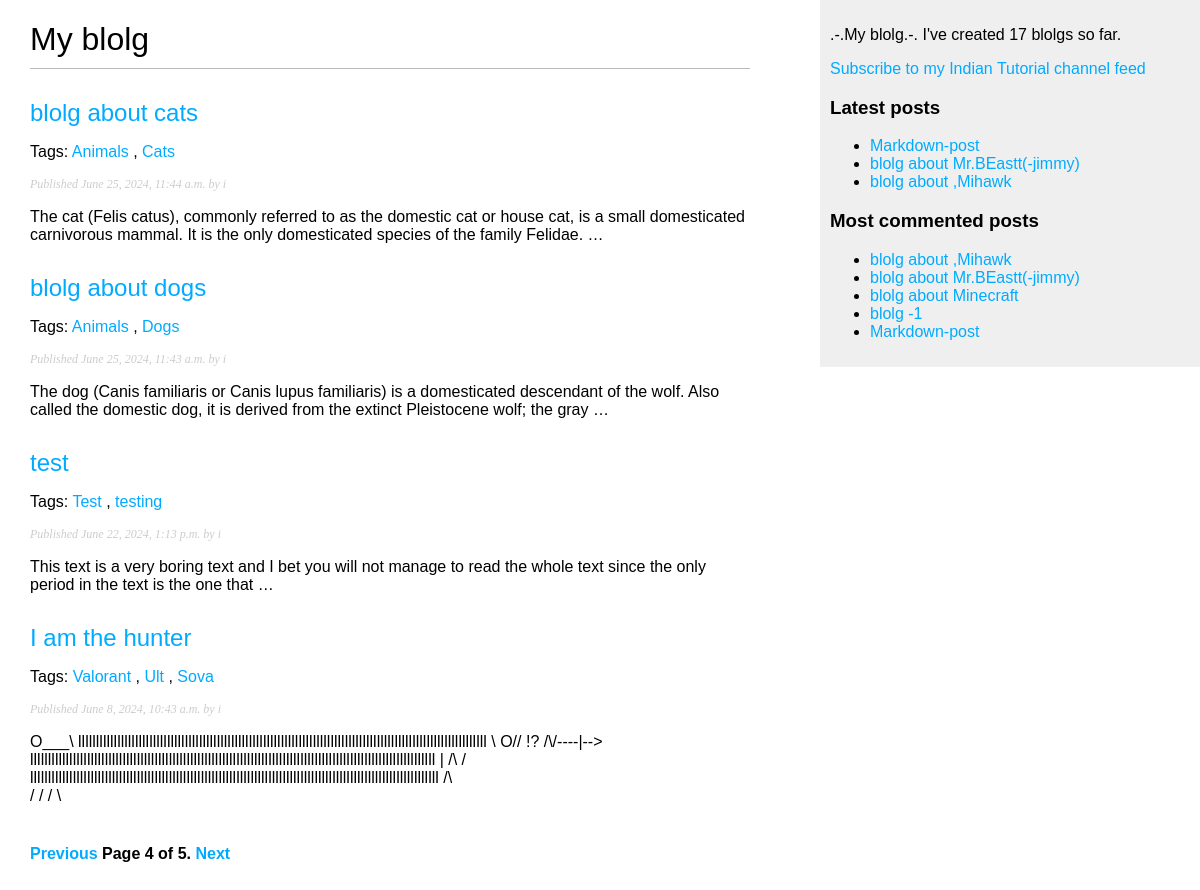
/blolg/?page=4, run on the app's committed database.
### blolg/models.py (models this page shows, shortened)
class Post(models.Model):
    class Status(models.TextChoices):
        DRAFT = 'DF', 'Draft'
        PUBLISHED = 'PB', 'Published'
    title = models.CharField(max_length=250)
    slug = models.SlugField(max_length=250, unique_for_date='publish')
    author = models.ForeignKey(User, on_delete=models.CASCADE, related_name='blog_posts')
    body = models.TextField()
    publish = models.DateTimeField(default=timezone.now)
    created = models.DateTimeField(auto_now_add=True)
    updated = models.DateTimeField(auto_now=True)
    status = models.CharField(max_length=2, choices=Status.choices, default=Status.DRAFT)
    tags = TaggableManager()
    objects = models.Manager()
    published = PublishedManager()
    class Meta:
        ordering = ['-publish']
        indexes = [
            models.Index(fields=['-publish']),
            ]
    def get_absolute_url(self):
        return reverse('blolg:post_detail', args=[self.publish.year, self.publish.month, self.publish.day, self.slug])

### blolg/views.py (the view)
# urls.py: path('', post_list, name='post_list'),
def post_list(request, tag_slug=None):
    post_list = Post.published.all()
    tag = None
    if tag_slug:
        tag = get_object_or_404(Tag, slug=tag_slug)
        post_list = post_list.filter(tags__in=[tag])
    paginator = Paginator(post_list, 4)
    page_number = request.GET.get('page', 1)
    try:
        posts = paginator.page(page_number)
    except PageNotAnInteger:
        posts = paginator.page(1)
    except EmptyPage:
        posts = paginator.page(paginator.num_pages)
    return render(request, 'blolg/post/list.html', {'posts': posts, 'tag': tag})

### blolg/models.py (called while the page is built)
    def get_queryset(self):
        return super().get_queryset().filter(status=Post.Status.PUBLISHED)

### blolg/templatetags/blolg_tags.py (called while the page is built)
@register.simple_tag
def total_posts():
    return Post.published.count()

@register.inclusion_tag('blolg/post/latest_posts.html')
def show_latest_posts(count=5):
    latest_posts = Post.published.order_by('-publish')[:count]
    return {'latest_posts': latest_posts}

@register.simple_tag
def get_most_commented_posts(count=5):
    return Post.published.annotate(total_comments=Count('comments')).order_by('-total_comments')[:count]

@register.filter(name='markdown')
def markdown_format(text):
 return mark_safe(markdown.markdown(text))

### blolg/templates/blolg/post/list.html (shortened to what this page needs)
{% extends 'blolg/base.html' %}
{% load blolg_tags %}
{% block content %}
<h1>My blolg</h1>
{% for post in posts %}
<h2>
    <a href="{{ post.get_absolute_url }}">
        {{ post.title }}
    </a>
</h2>
<p class="tags">
    Tags:
    {% for tag in post.tags.all %}
    <a href="{% url "blolg:post_list_by_tag" tag.slug %}">
        {{ tag.name }}
    </a>
    {% if not forloop.last %}, {% endif %}
    {% endfor %}
<p class="date">
    Published {{ post.publish }} by {{ post.author }}
</p>
{{ post.body|markdown|truncatewords_html:30 }}
{% endfor %}
{% include "blolg/pagination.html" with page=posts %}
{% endblock %}

### blolg/templates/blolg/base.html (shortened to what this page needs)
{% load blolg_tags %}
{% load static %}
<!DOCTYPE html>
<html lang="en">
<head>
    <link rel="stylesheet" href="{% static 'css/style.css' %}">
</head>
<body>
    <div id="content">
        {% block content %}
        {% endblock %}
    </div>
    <div id="sidebar">
        <p>
            .-.My blolg.-.
            I've created {% total_posts %} blolgs so far.
        </p>
        <p>
            <a href="{% url "blolg:post_feed" %}">
                Subscribe to my Indian Tutorial channel feed
            </a>
        </p>
        <h3>Latest posts</h3>
        {% show_latest_posts 3 %}
        <h3>Most commented posts</h3>
        {% get_most_commented_posts as most_commented_posts %}
        <ul>
            {% for post in most_commented_posts %}
            <li>
                <a href="{{ post.get_absolute_url }}">{{ post.title }}</a>
            </li>
            {% endfor %}
        </ul>
    </div>
</body>
</html>

### blolg/templates/blolg/post/latest_posts.html
<ul>
    {% for post in latest_posts %}
    <li>
        <a href="{{ post.get_absolute_url }}">{{ post.title }}</a>
    </li>
    {% endfor %}
</ul>

### blolg/static/css/style.css (style rules this page uses)
body { margin:0; padding:0; font-family:helvetica, sans-serif; }
a { color:#00abff; text-decoration:none; }
h1 { font-weight:normal; border-bottom:1px solid #bbb; padding:0 0 10px 0; }
h2 { font-weight:normal; margin:30px 0 0; }
#content { float:left; width:60%; padding:0 0 0 30px; }
#sidebar { float:right; width:30%; padding:10px; background:#efefef; height:100%; }
p.date { color:#ccc; font-family: georgia, serif; font-size: 12px; font-style: italic; }

### data on the page
Post: title "blolg about cats", publish "June 25, 2024, 11:44 a.m.", author "i", body "The cat (Felis catus), commonly referred to as the domestic cat or house cat, is a small domesticated carnivorous mammal. It is the only domesticated species of the family Felidae. …"
Tag: name "Animals"
Tag: name "Cats"
Post: title "blolg about dogs", publish "June 25, 2024, 11:43 a.m.", author "i", body "The dog (Canis familiaris or Canis lupus familiaris) is a domesticated descendant of the wolf. Also called the domestic dog, it is derived from the extinct Pleistocene wolf; the gray …"
Tag: name "Dogs"
Post: title "test", publish "June 22, 2024, 1:13 p.m.", author "i", body "This text is a very boring text and I bet you will not manage to read the whole text since the only period in the text is the one that …"
Tag: name "Test"
Tag: name "testing"
Post: title "I am the hunter", publish "June 8, 2024, 10:43 a.m.", author "i", body "O___\\ lllllllllllllllllllllllllllllllllllllllllllllllllllllllllllllllllllllllllllllllllllllllllllllllllllllllllllllllllll \\ O// !? /\\/----|--> llllllllllllllllllllllllllllllllllllllllllllllllllllllllllllllllllllllllllllllllllllllllllllllllllllllllllllllllll | /\\ / lllllllllllllllllllllllllllllllllllllllllllllllllllllllllllllllllllllllllllllllllllllllllllllllllllllllllllllllllll /\\ / / / \\"
Tag: name "Valorant"
Tag: name "Ult"
Tag: name "Sova"
Post: title "Markdown-post"
Post: title "blolg about Mr.BEastt(-jimmy)"
Post: title "blolg about ,Mihawk"
Post: title "blolg about Minecraft"
Post: title "blolg -1"

### other printed values
{{ page.number }} "4"
{{ page.paginator.num_pages }} "5"
